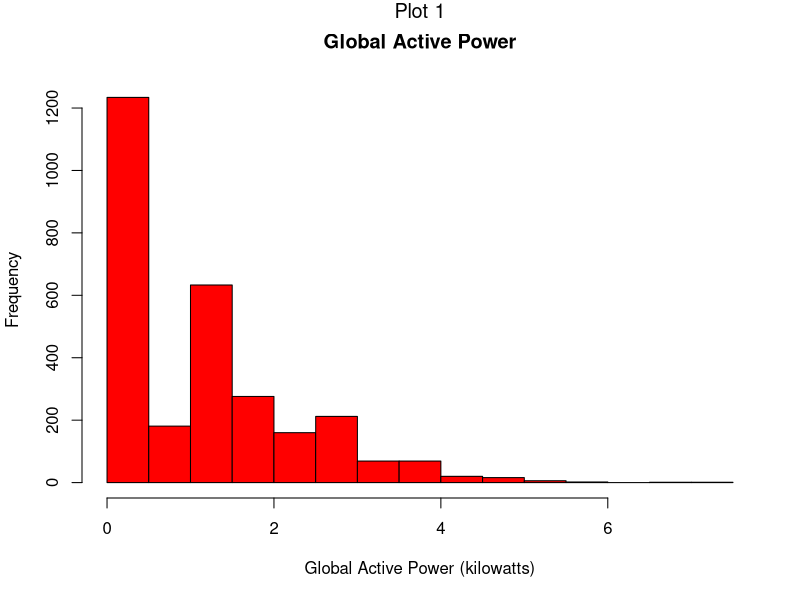

This figure's R source:
#This script generates a histogram of the global active power in kilowats
#for the electric power consumption in one household during February 1st and
#February 2nd, 2007.


#Reading the data (extracted from the household_power_consumption.txt)
consumption <- read.table(file="touse.txt",header = TRUE, "sep"=";",as.is = TRUE)
consumption$FullDate <- strptime(paste(consumption$Date,consumption$Time), 
                                 format="%d/%m/%Y %H:%M:%S")


#Creating the histogram
with(consumption,hist(Global_active_power,col="red",main = "Global Active Power",
                      xlab="Global Active Power (kilowatts)"))

#Adding the plot name
mtext("Plot 1", outer = FALSE, side=3,cex=1.2, line = 3)

#Creating the png file
if(!file.exists("plots")) {dir.create("plots")}
dev.copy(png, file = "./plots/plot1.png",width = 480, height = 480)
dev.off()
